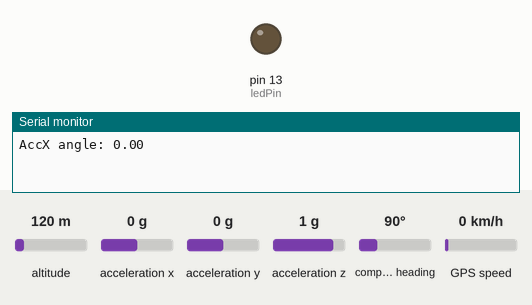
Recording of a sketch running on a simulated Arduino Uno, built with avr-gcc and run on an emulated ATmega328P. Parts: output pins drawn as LEDs (lit = HIGH), the last lines printed to the serial monitor. Wiring (inferred from the names in the program): MPU-6050 motion sensor at I2C address 0x68. Inputs (shaded band) come from the test bench; at power-on: acceleration y 0 g, altitude 120 m, acceleration x 0 g, acceleration z 1 g, compass heading 90°, GPS speed 0 km/h. The GPS gets a fix after 3 s at 37.7749, -122.4194 with 8 satellites.

Above: at 1.5 s.
1.6 s: acceleration y set to 1 g
3.5 s: acceleration y set to 1.3 g
At 4.9 s:
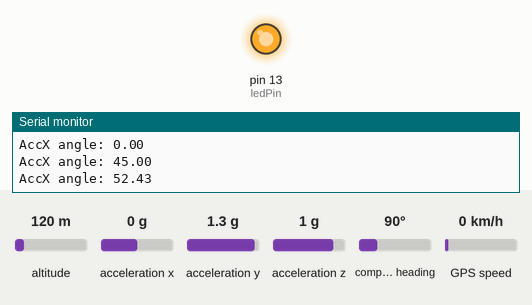
Timing chart, 0 to 6.5 s (numbered marks = the images above; inputs shaded):
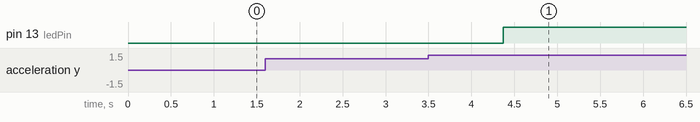

The sketch:

MPU6050_GPS_GSM_FINAL.ino
```cpp
#include <Wire.h>
#include <SoftwareSerial.h>
#include <TinyGPS++.h>
static const int RXPin = 4, TXPin = 3;
static const uint32_t GPSBaud = 9600;
TinyGPSPlus gps;
SoftwareSerial ss(RXPin, TXPin); //SIM900a object
SoftwareSerial mySerial(9, 10); //MPU6050 object
int sms_send = 0; // Declare a varible for sending 3 sms.
int ledPin = 13; //For check the person falling condition
//Variables
int acc_error = 0;                       //We use this variable to only calculate once the Acc data error
float rad_to_deg = 180 / 3.141592654;    //This value is for pasing from radians to degrees values
float Acc_rawX, Acc_rawY, Acc_rawZ;    //Here we store the raw data read
float Acc_angle_x, Acc_angle_y;          //Here we store the angle value obtained with Acc data
float Acc_angle_error_x, Acc_angle_error_y; //Here we store the initial Acc data error

void setup() {
  Wire.begin();                           //begin the wire comunication
  mySerial.begin(9600);   // Setting the baud rate of GSM Module
  Serial.begin(9600);    // Setting the baud rate of Serial Monitor (Arduino)
  ss.begin(GPSBaud);
  delay(100);
  Wire.beginTransmission(0x68);           //begin, Send the slave adress (in this case 68)
  Wire.write(0x6B);                       //make the reset (place a 0 into the 6B register)
  Wire.write(0x00);
  Wire.endTransmission(true);             //end the transmission

  Wire.beginTransmission(0x68);           //Start communication with the address found during search.
  Wire.write(0x1C);                       //We want to write to the ACCEL_CONFIG register
  Wire.write(0x10);                       //Set the register bits as 00010000 (+/- 8g full scale range)
  Wire.endTransmission(true);

  if (acc_error == 0)
  {
    for (int a = 0; a < 200; a++)
    {
      Wire.beginTransmission(0x68);
      Wire.write(0x3B);                       //Ask for the 0x3B register- correspond to AcX
      Wire.endTransmission(false);
      Wire.requestFrom(0x68, 6, true);

      Acc_rawX = (Wire.read() << 8 | Wire.read()) / 4096.0 ; //each value needs two registres
      Acc_rawY = (Wire.read() << 8 | Wire.read()) / 4096.0 ;
      Acc_rawZ = (Wire.read() << 8 | Wire.read()) / 4096.0 ;
      Acc_angle_error_x = Acc_angle_error_x + ((atan((Acc_rawY) / sqrt(pow((Acc_rawX), 2) + pow((Acc_rawZ), 2))) * rad_to_deg));
      Acc_angle_error_y = Acc_angle_error_y + ((atan(-1 * (Acc_rawX) / sqrt(pow((Acc_rawY), 2) + pow((Acc_rawZ), 2))) * rad_to_deg));
      if (a == 199)
      {
        Acc_angle_error_x = Acc_angle_error_x / 200;
        Acc_angle_error_y = Acc_angle_error_y / 200;
        acc_error = 1;
      }
    }
  }
  pinMode(ledPin, OUTPUT);
}

void SendMessage()
{
  float flat, flong;
  mySerial.println("AT+CMGF=1");    //Sets the GSM Module in Text Mode
  delay(1000);  // Delay of 1000 milli seconds or 1 second
  mySerial.println("AT+CMGS=\"+91XXXXXXXXXX\"\r"); // Replace x with mobile number
  delay(1000);
  mySerial.print("The Person fallen at this location : ");
  mySerial.print("https://www.google.com/maps/place/");// The SMS text you want to send
  //Serial.print(F("Location: "));

  flat = gps.location.lat();
  //Serial.print(flat);
  flong = gps.location.lng();
  //Serial.print(F(","));
  //Serial.print(flong);
  //mySerial.print(F("Latitude : "));
  mySerial.print(flat, 6);
  //mySerial.print(F("N"));
  //mySerial.print(F("Longitude : "));
  mySerial.print(F(","));
  mySerial.print(flong, 6);
  //mySerial.print(F("W"));
  delay(100);
  mySerial.println((char)26);// ASCII code of CTRL+Z
  delay(1000);
}

void processing()
{
  while (ss.available() > 0)
    if (gps.encode(ss.read()))
      //displayInfo();

      /* if (millis() > 2000 && gps.charsProcessed() < 10)
        {
         Serial.println(F("No GPS detected: check wiring."));
         while(true);
        }*/
      if (sms_send <= 2)
      {
        delay(10000);
        SendMessage();
        sms_send = sms_send + 1;
      }
      else
      {
        exit(0);
      }
}

void loop() {
  Wire.beginTransmission(0x68);
  Wire.write(0x3B);
  Wire.endTransmission(false);
  Wire.requestFrom(0x68, 6, true);
  Acc_rawX = (Wire.read() << 8 | Wire.read()) / 4096.0 ;
  Acc_rawY = (Wire.read() << 8 | Wire.read()) / 4096.0 ;
  Acc_rawZ = (Wire.read() << 8 | Wire.read()) / 4096.0 ;
  Acc_angle_x = (atan((Acc_rawY) / sqrt(pow((Acc_rawX), 2) + pow((Acc_rawZ), 2))) * rad_to_deg) - Acc_angle_error_x;
  //Acc_angle_y = (atan(-1 * (Acc_rawX) / sqrt(pow((Acc_rawY), 2) + pow((Acc_rawZ), 2))) * rad_to_deg) - Acc_angle_error_y;
  Serial.print("AccX angle: ");

  Serial.print(Acc_angle_x);
  Serial.println(" ");
 /* Serial.print("AccY angle: ");
  Serial.print(Acc_angle_y);
  Serial.println(" ");*/


 while (Acc_angle_x >50)
  {
    digitalWrite(ledPin, HIGH);
    processing();
  }

  delay(2000);
}
```

Measured:
- the behaviour switches between 1.1 and 1.2 g on acceleration y (found by bisection; images 0 and 1)
- after the input at 3.5 s, pin 13 (ledPin): LOW → HIGH after 0.87 s
